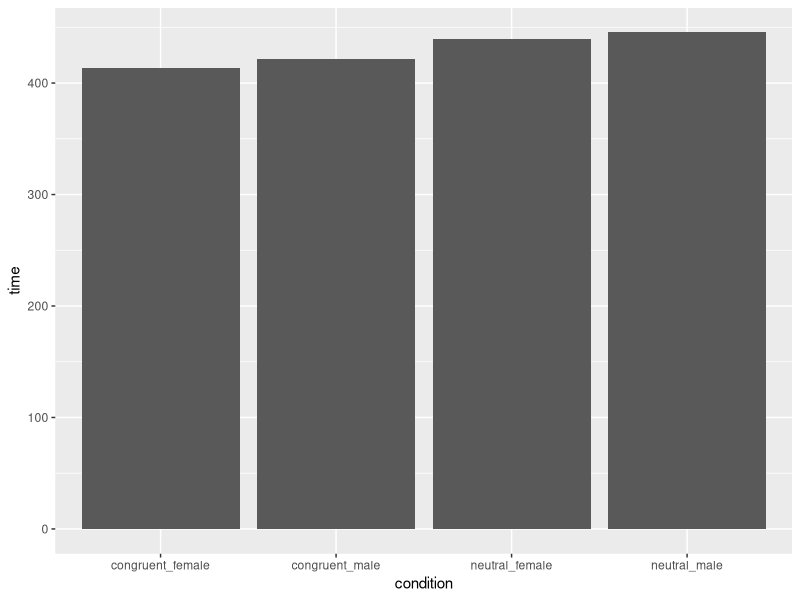
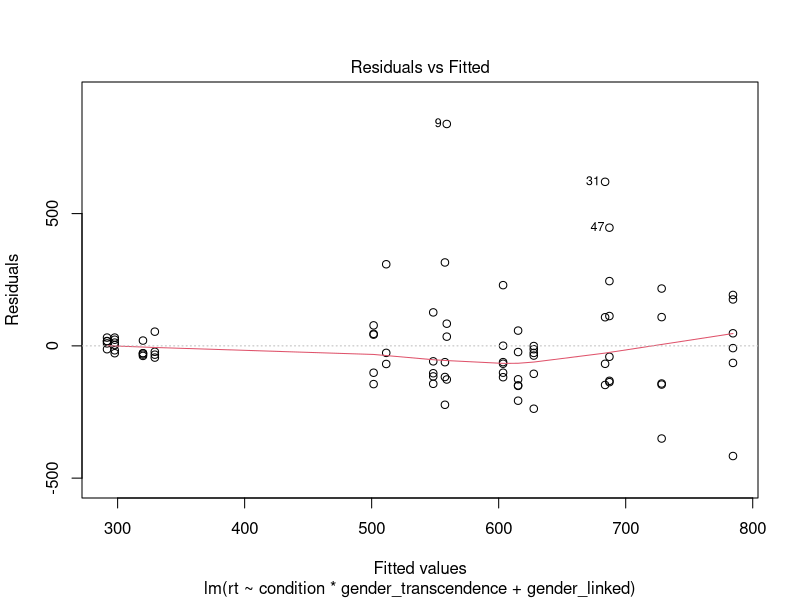
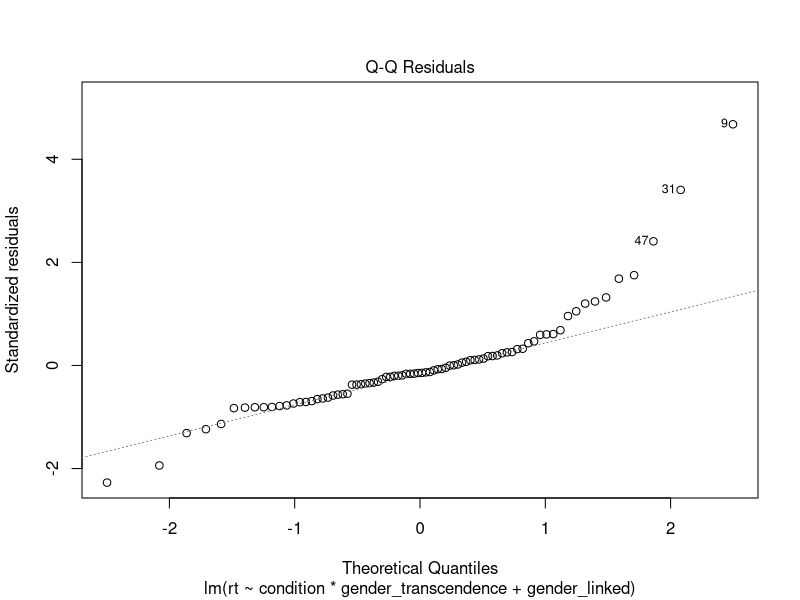
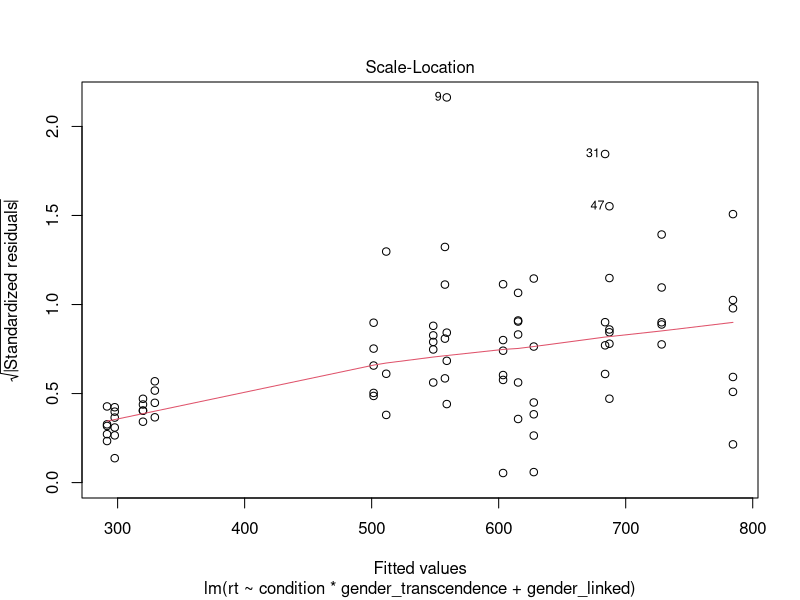
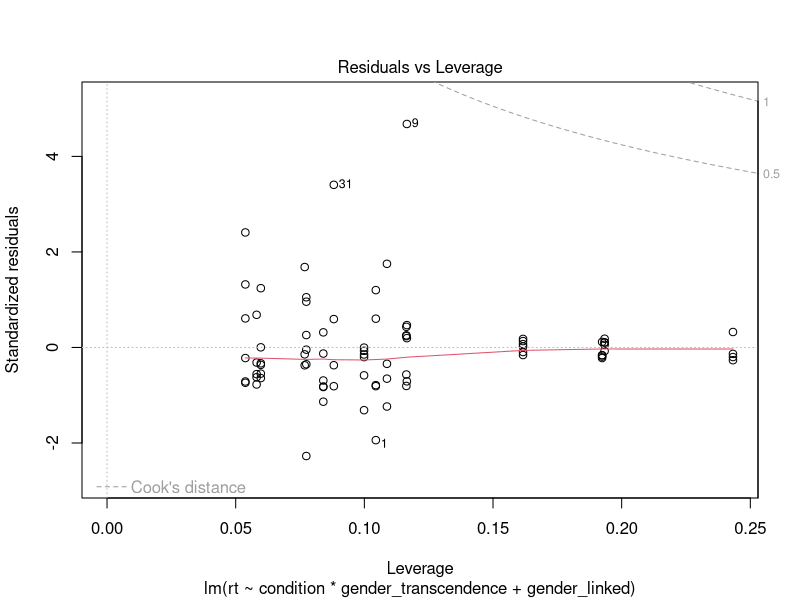

Reproduce these figures in R, in order.
## ---- chunk 1
library(ggplot2)
library(tidyverse)
## ---- chunk 2
all_data <- read.csv("reading_neutrality_pilot-merged.csv")
## ---- chunk 3
summary(all_data)
## ---- chunk 4
all_data %>%
  filter(trial_id != 'example') %>%
  group_by(condition,form) %>%
  filter(form == 'from') %>%
  summarise('time' = mean(rt)) %>%
  ggplot(aes(x=condition, y=time)) + 
  geom_col()
## ---- chunk 5
filtered_data <- all_data %>%
  filter(trial_id != 'example' & word_idx == '3') %>%
  mutate(gender_transcendence = 100 - rowMeans(cbind(subject_information.gender_q1,subject_information.gender_q2,subject_information.gender_q3,subject_information.gender_q4,subject_information.gender_q5))) %>% 
  mutate(gender_linked= rowMeans(cbind(subject_information.gender_q6,subject_information.gender_q7,subject_information.gender_q8,subject_information.gender_q9,subject_information.gender_q10,subject_information.gender_q11,subject_information.gender_q12,subject_information.gender_q13)))
## ---- chunk 6
filtered_from <- all_data %>%
  filter(trial_id != 'example' & form == 'from') %>%
  mutate(gender_transcendence = 100 - rowMeans(cbind(subject_information.gender_q1,subject_information.gender_q2,subject_information.gender_q3,subject_information.gender_q4,subject_information.gender_q5))) %>% 
  mutate(gender_linked= rowMeans(cbind(subject_information.gender_q6,subject_information.gender_q7,subject_information.gender_q8,subject_information.gender_q9,subject_information.gender_q10,subject_information.gender_q11,subject_information.gender_q12,subject_information.gender_q13)))
## ---- chunk 7
linear_from_regression <- lm(rt~condition * gender_transcendence + gender_linked, data=filtered_from)
## ---- chunk 8
summary(linear_from_regression)
## ---- chunk 9
linear_regression <- lm(rt~condition * gender_transcendence + gender_linked, data=filtered_data)
## ---- chunk 10
summary(linear_regression)
## ---- chunk 11
plot(linear_regression)
